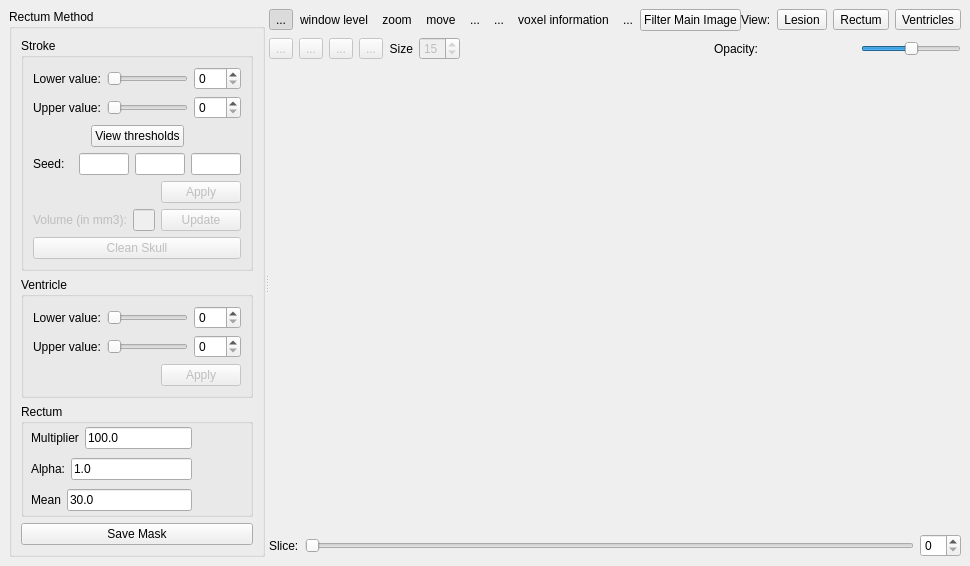
<ui version="4.0" >
 <class>QRectumSegmentationExtensionBase</class>
 <widget class="QWidget" name="QRectumSegmentationExtensionBase" >
  <property name="geometry" >
   <rect>
    <x>0</x>
    <y>0</y>
    <width>943</width>
    <height>566</height>
   </rect>
  </property>
  <property name="windowTitle" >
   <string>Form</string>
  </property>
  <layout class="QHBoxLayout" >
   <property name="margin" >
    <number>9</number>
   </property>
   <property name="spacing" >
    <number>6</number>
   </property>
   <item>
    <widget class="QSplitter" name="m_verticalSplitter" >
     <property name="orientation" >
      <enum>Qt::Horizontal</enum>
     </property>
     <widget class="QSplitter" name="m_horizontalSplitter" >
      <property name="orientation" >
       <enum>Qt::Vertical</enum>
      </property>
      <widget class="QGroupBox" name="m_rectumMethodGroupBox" >
       <property name="title" >
        <string>Rectum Method</string>
       </property>
       <layout class="QVBoxLayout" >
        <property name="margin" >
         <number>9</number>
        </property>
        <property name="spacing" >
         <number>6</number>
        </property>
        <item>
         <layout class="QVBoxLayout" >
          <property name="margin" >
           <number>0</number>
          </property>
          <property name="spacing" >
           <number>6</number>
          </property>
          <item>
           <widget class="QGroupBox" name="m_strokeGroupBox" >
            <property name="title" >
             <string>Stroke</string>
            </property>
            <layout class="QVBoxLayout" >
             <property name="margin" >
              <number>9</number>
             </property>
             <property name="spacing" >
              <number>6</number>
             </property>
             <item>
              <layout class="QHBoxLayout" >
               <property name="margin" >
                <number>0</number>
               </property>
               <property name="spacing" >
                <number>6</number>
               </property>
               <item>
                <widget class="QLabel" name="textLabel1_5" >
                 <property name="text" >
                  <string>Lower value:</string>
                 </property>
                </widget>
               </item>
               <item>
                <widget class="QSlider" name="m_lowerValueSlider" >
                 <property name="maximum" >
                  <number>255</number>
                 </property>
                 <property name="orientation" >
                  <enum>Qt::Horizontal</enum>
                 </property>
                </widget>
               </item>
               <item>
                <widget class="QSpinBox" name="m_lowerValueSpinBox" >
                 <property name="maximum" >
                  <number>255</number>
                 </property>
                </widget>
               </item>
              </layout>
             </item>
             <item>
              <layout class="QHBoxLayout" >
               <property name="margin" >
                <number>0</number>
               </property>
               <property name="spacing" >
                <number>6</number>
               </property>
               <item>
                <widget class="QLabel" name="textLabel1_6" >
                 <property name="text" >
                  <string>Upper value:</string>
                 </property>
                </widget>
               </item>
               <item>
                <widget class="QSlider" name="m_upperValueSlider" >
                 <property name="maximum" >
                  <number>255</number>
                 </property>
                 <property name="orientation" >
                  <enum>Qt::Horizontal</enum>
                 </property>
                </widget>
               </item>
               <item>
                <widget class="QSpinBox" name="m_upperValueSpinBox" >
                 <property name="maximum" >
                  <number>255</number>
                 </property>
                </widget>
               </item>
              </layout>
             </item>
             <item>
              <layout class="QHBoxLayout" >
               <property name="margin" >
                <number>0</number>
               </property>
               <property name="spacing" >
                <number>6</number>
               </property>
               <item>
                <spacer>
                 <property name="orientation" >
                  <enum>Qt::Horizontal</enum>
                 </property>
                 <property name="sizeHint" >
                  <size>
                   <width>40</width>
                   <height>20</height>
                  </size>
                 </property>
                </spacer>
               </item>
               <item>
                <widget class="QPushButton" name="m_viewThresholdButton" >
                 <property name="layoutDirection" >
                  <enum>Qt::RightToLeft</enum>
                 </property>
                 <property name="text" >
                  <string>View thresholds</string>
                 </property>
                </widget>
               </item>
               <item>
                <spacer>
                 <property name="orientation" >
                  <enum>Qt::Horizontal</enum>
                 </property>
                 <property name="sizeHint" >
                  <size>
                   <width>40</width>
                   <height>20</height>
                  </size>
                 </property>
                </spacer>
               </item>
              </layout>
             </item>
             <item>
              <layout class="QHBoxLayout" >
               <property name="margin" >
                <number>0</number>
               </property>
               <property name="spacing" >
                <number>6</number>
               </property>
               <item>
                <widget class="QLabel" name="m_seedLabel" >
                 <property name="enabled" >
                  <bool>true</bool>
                 </property>
                 <property name="text" >
                  <string>Seed:</string>
                 </property>
                </widget>
               </item>
               <item>
                <widget class="QLineEdit" name="m_seedXLineEdit" >
                 <property name="enabled" >
                  <bool>true</bool>
                 </property>
                 <property name="sizePolicy" >
                  <sizepolicy>
                   <hsizetype>4</hsizetype>
                   <vsizetype>0</vsizetype>
                   <horstretch>0</horstretch>
                   <verstretch>0</verstretch>
                  </sizepolicy>
                 </property>
                 <property name="maximumSize" >
                  <size>
                   <width>50</width>
                   <height>16777215</height>
                  </size>
                 </property>
                 <property name="readOnly" >
                  <bool>true</bool>
                 </property>
                </widget>
               </item>
               <item>
                <widget class="QLineEdit" name="m_seedYLineEdit" >
                 <property name="enabled" >
                  <bool>true</bool>
                 </property>
                 <property name="sizePolicy" >
                  <sizepolicy>
                   <hsizetype>4</hsizetype>
                   <vsizetype>0</vsizetype>
                   <horstretch>0</horstretch>
                   <verstretch>0</verstretch>
                  </sizepolicy>
                 </property>
                 <property name="maximumSize" >
                  <size>
                   <width>50</width>
                   <height>16777215</height>
                  </size>
                 </property>
                 <property name="readOnly" >
                  <bool>true</bool>
                 </property>
                </widget>
               </item>
               <item>
                <widget class="QLineEdit" name="m_seedZLineEdit" >
                 <property name="enabled" >
                  <bool>true</bool>
                 </property>
                 <property name="sizePolicy" >
                  <sizepolicy>
                   <hsizetype>4</hsizetype>
                   <vsizetype>0</vsizetype>
                   <horstretch>0</horstretch>
                   <verstretch>0</verstretch>
                  </sizepolicy>
                 </property>
                 <property name="maximumSize" >
                  <size>
                   <width>50</width>
                   <height>16777215</height>
                  </size>
                 </property>
                 <property name="readOnly" >
                  <bool>true</bool>
                 </property>
                </widget>
               </item>
              </layout>
             </item>
             <item>
              <widget class="QPushButton" name="m_applyMethodButton" >
               <property name="enabled" >
                <bool>false</bool>
               </property>
               <property name="sizePolicy" >
                <sizepolicy>
                 <hsizetype>0</hsizetype>
                 <vsizetype>0</vsizetype>
                 <horstretch>0</horstretch>
                 <verstretch>0</verstretch>
                </sizepolicy>
               </property>
               <property name="layoutDirection" >
                <enum>Qt::RightToLeft</enum>
               </property>
               <property name="text" >
                <string>Apply</string>
               </property>
              </widget>
             </item>
             <item>
              <layout class="QHBoxLayout" >
               <property name="margin" >
                <number>0</number>
               </property>
               <property name="spacing" >
                <number>6</number>
               </property>
               <item>
                <widget class="QLabel" name="m_resultsLabel" >
                 <property name="enabled" >
                  <bool>false</bool>
                 </property>
                 <property name="text" >
                  <string>Volume (in mm3):</string>
                 </property>
                </widget>
               </item>
               <item>
                <widget class="QLineEdit" name="m_resultsLineEdit" >
                 <property name="enabled" >
                  <bool>false</bool>
                 </property>
                 <property name="sizePolicy" >
                  <sizepolicy>
                   <hsizetype>4</hsizetype>
                   <vsizetype>0</vsizetype>
                   <horstretch>0</horstretch>
                   <verstretch>0</verstretch>
                  </sizepolicy>
                 </property>
                 <property name="maximumSize" >
                  <size>
                   <width>80</width>
                   <height>16777215</height>
                  </size>
                 </property>
                 <property name="readOnly" >
                  <bool>true</bool>
                 </property>
                </widget>
               </item>
               <item>
                <widget class="QPushButton" name="m_updateVolumeButton" >
                 <property name="enabled" >
                  <bool>false</bool>
                 </property>
                 <property name="sizePolicy" >
                  <sizepolicy>
                   <hsizetype>0</hsizetype>
                   <vsizetype>0</vsizetype>
                   <horstretch>0</horstretch>
                   <verstretch>0</verstretch>
                  </sizepolicy>
                 </property>
                 <property name="text" >
                  <string>Update</string>
                 </property>
                </widget>
               </item>
              </layout>
             </item>
             <item>
              <widget class="QPushButton" name="m_applyCleanSkullButton" >
               <property name="enabled" >
                <bool>false</bool>
               </property>
               <property name="text" >
                <string>Clean Skull</string>
               </property>
              </widget>
             </item>
            </layout>
           </widget>
          </item>
          <item>
           <widget class="QGroupBox" name="m_ventriclesGroupBox" >
            <property name="title" >
             <string>Ventricle</string>
            </property>
            <layout class="QVBoxLayout" >
             <property name="margin" >
              <number>9</number>
             </property>
             <property name="spacing" >
              <number>6</number>
             </property>
             <item>
              <layout class="QHBoxLayout" >
               <property name="margin" >
                <number>0</number>
               </property>
               <property name="spacing" >
                <number>6</number>
               </property>
               <item>
                <widget class="QLabel" name="textLabel1_3" >
                 <property name="text" >
                  <string>Lower value:</string>
                 </property>
                </widget>
               </item>
               <item>
                <widget class="QSlider" name="m_lowerValueVentriclesSlider" >
                 <property name="maximum" >
                  <number>255</number>
                 </property>
                 <property name="orientation" >
                  <enum>Qt::Horizontal</enum>
                 </property>
                </widget>
               </item>
               <item>
                <widget class="QSpinBox" name="m_lowerValueVentriclesSpinBox" >
                 <property name="maximum" >
                  <number>255</number>
                 </property>
                </widget>
               </item>
              </layout>
             </item>
             <item>
              <layout class="QHBoxLayout" >
               <property name="margin" >
                <number>0</number>
               </property>
               <property name="spacing" >
                <number>6</number>
               </property>
               <item>
                <widget class="QLabel" name="textLabel1_4" >
                 <property name="text" >
                  <string>Upper value:</string>
                 </property>
                </widget>
               </item>
               <item>
                <widget class="QSlider" name="m_upperValueVentriclesSlider" >
                 <property name="maximum" >
                  <number>255</number>
                 </property>
                 <property name="orientation" >
                  <enum>Qt::Horizontal</enum>
                 </property>
                </widget>
               </item>
               <item>
                <widget class="QSpinBox" name="m_upperValueVentriclesSpinBox" >
                 <property name="maximum" >
                  <number>255</number>
                 </property>
                </widget>
               </item>
              </layout>
             </item>
             <item>
              <widget class="QPushButton" name="m_applyVentriclesMethodButton" >
               <property name="enabled" >
                <bool>false</bool>
               </property>
               <property name="sizePolicy" >
                <sizepolicy>
                 <hsizetype>0</hsizetype>
                 <vsizetype>0</vsizetype>
                 <horstretch>0</horstretch>
                 <verstretch>0</verstretch>
                </sizepolicy>
               </property>
               <property name="layoutDirection" >
                <enum>Qt::RightToLeft</enum>
               </property>
               <property name="text" >
                <string>Apply</string>
               </property>
              </widget>
             </item>
            </layout>
           </widget>
          </item>
          <item>
           <widget class="QGroupBox" name="groupBox" >
            <property name="sizePolicy" >
             <sizepolicy>
              <hsizetype>7</hsizetype>
              <vsizetype>7</vsizetype>
              <horstretch>0</horstretch>
              <verstretch>0</verstretch>
             </sizepolicy>
            </property>
            <property name="title" >
             <string>Rectum</string>
            </property>
            <widget class="QWidget" name="layoutWidget_3" >
             <property name="geometry" >
              <rect>
               <x>10</x>
               <y>20</y>
               <width>161</width>
               <height>252</height>
              </rect>
             </property>
             <layout class="QVBoxLayout" >
              <property name="margin" >
               <number>0</number>
              </property>
              <property name="spacing" >
               <number>6</number>
              </property>
              <item>
               <layout class="QHBoxLayout" >
                <property name="margin" >
                 <number>0</number>
                </property>
                <property name="spacing" >
                 <number>6</number>
                </property>
                <item>
                 <widget class="QLabel" name="m_multiplierLabel" >
                  <property name="text" >
                   <string>Multiplier</string>
                  </property>
                 </widget>
                </item>
                <item>
                 <widget class="QLineEdit" name="m_multiplierEdit" >
                  <property name="text" >
                   <string>100.0</string>
                  </property>
                 </widget>
                </item>
               </layout>
              </item>
              <item>
               <layout class="QHBoxLayout" >
                <property name="margin" >
                 <number>0</number>
                </property>
                <property name="spacing" >
                 <number>6</number>
                </property>
                <item>
                 <widget class="QLabel" name="m_alphaLabel" >
                  <property name="text" >
                   <string>Alpha:</string>
                  </property>
                 </widget>
                </item>
                <item>
                 <widget class="QLineEdit" name="m_alphaEdit" >
                  <property name="text" >
                   <string>1.0</string>
                  </property>
                 </widget>
                </item>
               </layout>
              </item>
              <item>
               <layout class="QHBoxLayout" >
                <property name="margin" >
                 <number>0</number>
                </property>
                <property name="spacing" >
                 <number>6</number>
                </property>
                <item>
                 <widget class="QLabel" name="m_meanLabel" >
                  <property name="text" >
                   <string>Mean</string>
                  </property>
                 </widget>
                </item>
                <item>
                 <widget class="QLineEdit" name="m_meanEdit" >
                  <property name="text" >
                   <string>30.0</string>
                  </property>
                 </widget>
                </item>
               </layout>
              </item>
              <item>
               <layout class="QHBoxLayout" >
                <property name="margin" >
                 <number>0</number>
                </property>
                <property name="spacing" >
                 <number>6</number>
                </property>
                <item>
                 <widget class="QLabel" name="m_varianceLabel" >
                  <property name="text" >
                   <string>Variance</string>
                  </property>
                 </widget>
                </item>
                <item>
                 <widget class="QLineEdit" name="m_varianceEdit" >
                  <property name="text" >
                   <string>50.0</string>
                  </property>
                 </widget>
                </item>
               </layout>
              </item>
              <item>
               <layout class="QHBoxLayout" >
                <property name="margin" >
                 <number>0</number>
                </property>
                <property name="spacing" >
                 <number>6</number>
                </property>
                <item>
                 <widget class="QLabel" name="label_2" >
                  <property name="text" >
                   <string>Stopping Time</string>
                  </property>
                 </widget>
                </item>
                <item>
                 <widget class="QLineEdit" name="m_stoppingTimeEdit" >
                  <property name="text" >
                   <string>5.0</string>
                  </property>
                 </widget>
                </item>
               </layout>
              </item>
              <item>
               <layout class="QHBoxLayout" >
                <property name="margin" >
                 <number>0</number>
                </property>
                <property name="spacing" >
                 <number>6</number>
                </property>
                <item>
                 <widget class="QLabel" name="m_constantLabel" >
                  <property name="text" >
                   <string>K:</string>
                  </property>
                 </widget>
                </item>
                <item>
                 <widget class="QLineEdit" name="m_constantEdit" >
                  <property name="text" >
                   <string>0.0</string>
                  </property>
                 </widget>
                </item>
               </layout>
              </item>
              <item>
               <layout class="QHBoxLayout" >
                <property name="margin" >
                 <number>0</number>
                </property>
                <property name="spacing" >
                 <number>6</number>
                </property>
                <item>
                 <widget class="QLabel" name="m_volumeLabel" >
                  <property name="text" >
                   <string>Volume:</string>
                  </property>
                 </widget>
                </item>
                <item>
                 <widget class="QLineEdit" name="m_rectumVolumeLineEdit" />
                </item>
               </layout>
              </item>
              <item>
               <widget class="QPushButton" name="m_applyRectumMethodButton" >
                <property name="enabled" >
                 <bool>false</bool>
                </property>
                <property name="sizePolicy" >
                 <sizepolicy>
                  <hsizetype>0</hsizetype>
                  <vsizetype>0</vsizetype>
                  <horstretch>0</horstretch>
                  <verstretch>0</verstretch>
                 </sizepolicy>
                </property>
                <property name="layoutDirection" >
                 <enum>Qt::RightToLeft</enum>
                </property>
                <property name="text" >
                 <string>Apply</string>
                </property>
               </widget>
              </item>
             </layout>
            </widget>
           </widget>
          </item>
         </layout>
        </item>
        <item>
         <widget class="QPushButton" name="m_saveMaskPushButton" >
          <property name="text" >
           <string>Save Mask</string>
          </property>
         </widget>
        </item>
       </layout>
      </widget>
     </widget>
     <widget class="QWidget" name="layoutWidget" >
      <layout class="QVBoxLayout" >
       <property name="margin" >
        <number>0</number>
       </property>
       <property name="spacing" >
        <number>6</number>
       </property>
       <item>
        <layout class="QHBoxLayout" >
         <property name="margin" >
          <number>0</number>
         </property>
         <property name="spacing" >
          <number>0</number>
         </property>
         <item>
          <widget class="QToolButton" name="m_slicingToolButton" >
           <property name="text" >
            <string>...</string>
           </property>
           <property name="icon" >
            <iconset/>
           </property>
           <property name="iconSize" >
            <size>
             <width>32</width>
             <height>32</height>
            </size>
           </property>
           <property name="checkable" >
            <bool>true</bool>
           </property>
           <property name="checked" >
            <bool>true</bool>
           </property>
           <property name="autoRaise" >
            <bool>true</bool>
           </property>
          </widget>
         </item>
         <item>
          <widget class="QToolButton" name="m_windowLevelToolButton" >
           <property name="text" >
            <string>window level</string>
           </property>
           <property name="icon" >
            <iconset/>
           </property>
           <property name="iconSize" >
            <size>
             <width>32</width>
             <height>32</height>
            </size>
           </property>
           <property name="checkable" >
            <bool>true</bool>
           </property>
           <property name="autoRaise" >
            <bool>true</bool>
           </property>
          </widget>
         </item>
         <item>
          <widget class="QToolButton" name="m_zoomToolButton" >
           <property name="text" >
            <string>zoom</string>
           </property>
           <property name="icon" >
            <iconset/>
           </property>
           <property name="iconSize" >
            <size>
             <width>32</width>
             <height>32</height>
            </size>
           </property>
           <property name="checkable" >
            <bool>true</bool>
           </property>
           <property name="autoRaise" >
            <bool>true</bool>
           </property>
          </widget>
         </item>
         <item>
          <widget class="QToolButton" name="m_moveToolButton" >
           <property name="text" >
            <string>move</string>
           </property>
           <property name="icon" >
            <iconset/>
           </property>
           <property name="iconSize" >
            <size>
             <width>32</width>
             <height>32</height>
            </size>
           </property>
           <property name="checkable" >
            <bool>true</bool>
           </property>
           <property name="autoRaise" >
            <bool>true</bool>
           </property>
          </widget>
         </item>
         <item>
          <widget class="QToolButton" name="m_rotateClockWiseToolButton" >
           <property name="text" >
            <string>...</string>
           </property>
           <property name="icon" >
            <iconset/>
           </property>
           <property name="iconSize" >
            <size>
             <width>32</width>
             <height>32</height>
            </size>
           </property>
           <property name="autoRaise" >
            <bool>true</bool>
           </property>
          </widget>
         </item>
         <item>
          <widget class="QToolButton" name="m_editorToolButton" >
           <property name="text" >
            <string>...</string>
           </property>
           <property name="icon" >
            <iconset/>
           </property>
           <property name="iconSize" >
            <size>
             <width>32</width>
             <height>32</height>
            </size>
           </property>
           <property name="checkable" >
            <bool>true</bool>
           </property>
           <property name="autoRaise" >
            <bool>true</bool>
           </property>
          </widget>
         </item>
         <item>
          <widget class="QToolButton" name="m_voxelInformationToolButton" >
           <property name="layoutDirection" >
            <enum>Qt::LeftToRight</enum>
           </property>
           <property name="text" >
            <string>voxel information</string>
           </property>
           <property name="icon" >
            <iconset/>
           </property>
           <property name="iconSize" >
            <size>
             <width>32</width>
             <height>32</height>
            </size>
           </property>
           <property name="checkable" >
            <bool>true</bool>
           </property>
           <property name="autoRaise" >
            <bool>true</bool>
           </property>
          </widget>
         </item>
         <item>
          <widget class="QToolButton" name="m_seedToolButton" >
           <property name="text" >
            <string>...</string>
           </property>
           <property name="icon" >
            <iconset/>
           </property>
           <property name="iconSize" >
            <size>
             <width>32</width>
             <height>32</height>
            </size>
           </property>
           <property name="checkable" >
            <bool>true</bool>
           </property>
           <property name="autoRaise" >
            <bool>true</bool>
           </property>
          </widget>
         </item>
         <item>
          <widget class="QPushButton" name="m_filterPushButton" >
           <property name="text" >
            <string>Filter Main Image</string>
           </property>
          </widget>
         </item>
         <item>
          <spacer>
           <property name="orientation" >
            <enum>Qt::Horizontal</enum>
           </property>
           <property name="sizeHint" >
            <size>
             <width>40</width>
             <height>20</height>
            </size>
           </property>
          </spacer>
         </item>
         <item>
          <layout class="QHBoxLayout" >
           <property name="margin" >
            <number>0</number>
           </property>
           <property name="spacing" >
            <number>6</number>
           </property>
           <item>
            <widget class="QLabel" name="m_viewLabel" >
             <property name="text" >
              <string>View:</string>
             </property>
            </widget>
           </item>
           <item>
            <widget class="QToolButton" name="m_lesionViewToolButton" >
             <property name="text" >
              <string>Lesion</string>
             </property>
            </widget>
           </item>
           <item>
            <widget class="QToolButton" name="m_rectumViewToolButton" >
             <property name="text" >
              <string>Rectum</string>
             </property>
            </widget>
           </item>
           <item>
            <widget class="QToolButton" name="m_ventriclesViewToolButton" >
             <property name="text" >
              <string>Ventricles</string>
             </property>
            </widget>
           </item>
          </layout>
         </item>
        </layout>
       </item>
       <item>
        <layout class="QHBoxLayout" >
         <property name="margin" >
          <number>0</number>
         </property>
         <property name="spacing" >
          <number>6</number>
         </property>
         <item>
          <layout class="QHBoxLayout" >
           <property name="margin" >
            <number>0</number>
           </property>
           <property name="spacing" >
            <number>6</number>
           </property>
           <item>
            <widget class="QToolButton" name="m_paintButton" >
             <property name="enabled" >
              <bool>false</bool>
             </property>
             <property name="text" >
              <string>...</string>
             </property>
             <property name="icon" >
              <iconset/>
             </property>
            </widget>
           </item>
           <item>
            <widget class="QToolButton" name="m_eraseButton" >
             <property name="enabled" >
              <bool>false</bool>
             </property>
             <property name="text" >
              <string>...</string>
             </property>
             <property name="icon" >
              <iconset/>
             </property>
            </widget>
           </item>
           <item>
            <widget class="QToolButton" name="m_eraseSliceButton" >
             <property name="enabled" >
              <bool>false</bool>
             </property>
             <property name="text" >
              <string>...</string>
             </property>
             <property name="icon" >
              <iconset/>
             </property>
            </widget>
           </item>
           <item>
            <widget class="QToolButton" name="m_eraseRegionButton" >
             <property name="enabled" >
              <bool>false</bool>
             </property>
             <property name="text" >
              <string>...</string>
             </property>
             <property name="icon" >
              <iconset/>
             </property>
            </widget>
           </item>
           <item>
            <widget class="QLabel" name="label_3" >
             <property name="text" >
              <string>Size</string>
             </property>
             <property name="alignment" >
              <set>Qt::AlignRight|Qt::AlignTrailing|Qt::AlignVCenter</set>
             </property>
            </widget>
           </item>
           <item>
            <widget class="QSpinBox" name="m_editorSize" >
             <property name="enabled" >
              <bool>false</bool>
             </property>
             <property name="minimum" >
              <number>0</number>
             </property>
             <property name="value" >
              <number>15</number>
             </property>
            </widget>
           </item>
          </layout>
         </item>
         <item>
          <layout class="QHBoxLayout" >
           <property name="margin" >
            <number>0</number>
           </property>
           <property name="spacing" >
            <number>6</number>
           </property>
           <item>
            <spacer>
             <property name="orientation" >
              <enum>Qt::Horizontal</enum>
             </property>
             <property name="sizeHint" >
              <size>
               <width>40</width>
               <height>20</height>
              </size>
             </property>
            </spacer>
           </item>
           <item>
            <layout class="QHBoxLayout" >
             <property name="margin" >
              <number>0</number>
             </property>
             <property name="spacing" >
              <number>6</number>
             </property>
             <item>
              <widget class="QLabel" name="m_opacitiyLabel" >
               <property name="text" >
                <string>Opacity:</string>
               </property>
              </widget>
             </item>
             <item>
              <widget class="QSlider" name="m_opacitySlider" >
               <property name="maximumSize" >
                <size>
                 <width>100</width>
                 <height>16777215</height>
                </size>
               </property>
               <property name="maximum" >
                <number>100</number>
               </property>
               <property name="value" >
                <number>50</number>
               </property>
               <property name="orientation" >
                <enum>Qt::Horizontal</enum>
               </property>
              </widget>
             </item>
            </layout>
           </item>
          </layout>
         </item>
        </layout>
       </item>
       <item>
        <layout class="QVBoxLayout" >
         <property name="margin" >
          <number>0</number>
         </property>
         <property name="spacing" >
          <number>6</number>
         </property>
         <item>
          <widget class="udg::Q2DViewer" native="1" name="m_2DView" >
           <property name="sizePolicy" >
            <sizepolicy>
             <hsizetype>7</hsizetype>
             <vsizetype>7</vsizetype>
             <horstretch>0</horstretch>
             <verstretch>0</verstretch>
            </sizepolicy>
           </property>
           <property name="maximumSize" >
            <size>
             <width>100000</width>
             <height>100000</height>
            </size>
           </property>
          </widget>
         </item>
         <item>
          <layout class="QHBoxLayout" >
           <property name="margin" >
            <number>0</number>
           </property>
           <property name="spacing" >
            <number>6</number>
           </property>
           <item>
            <widget class="QLabel" name="m_sliceLabel" >
             <property name="text" >
              <string>Slice:</string>
             </property>
            </widget>
           </item>
           <item>
            <widget class="QSlider" name="m_sliceViewSlider" >
             <property name="orientation" >
              <enum>Qt::Horizontal</enum>
             </property>
            </widget>
           </item>
           <item>
            <widget class="QSpinBox" name="m_sliceSpinBox" />
           </item>
          </layout>
         </item>
        </layout>
       </item>
      </layout>
     </widget>
    </widget>
   </item>
  </layout>
 </widget>
 <customwidgets>
  <customwidget>
   <class>udg::Q2DViewer</class>
   <extends>QWidget</extends>
   <header>q2dviewer.h</header>
  </customwidget>
 </customwidgets>
 <resources>
  <include location="../../../main/main.qrc" />
 </resources>
 <connections>
  <connection>
   <sender>m_sliceViewSlider</sender>
   <signal>valueChanged(int)</signal>
   <receiver>m_sliceSpinBox</receiver>
   <slot>setValue(int)</slot>
   <hints>
    <hint type="sourcelabel" >
     <x>644</x>
     <y>574</y>
    </hint>
    <hint type="destinationlabel" >
     <x>892</x>
     <y>574</y>
    </hint>
   </hints>
  </connection>
  <connection>
   <sender>m_sliceSpinBox</sender>
   <signal>valueChanged(int)</signal>
   <receiver>m_sliceViewSlider</receiver>
   <slot>setValue(int)</slot>
   <hints>
    <hint type="sourcelabel" >
     <x>892</x>
     <y>574</y>
    </hint>
    <hint type="destinationlabel" >
     <x>644</x>
     <y>574</y>
    </hint>
   </hints>
  </connection>
  <connection>
   <sender>m_lowerValueSlider</sender>
   <signal>valueChanged(int)</signal>
   <receiver>m_lowerValueSpinBox</receiver>
   <slot>setValue(int)</slot>
   <hints>
    <hint type="sourcelabel" >
     <x>163</x>
     <y>76</y>
    </hint>
    <hint type="destinationlabel" >
     <x>251</x>
     <y>76</y>
    </hint>
   </hints>
  </connection>
  <connection>
   <sender>m_lowerValueSpinBox</sender>
   <signal>valueChanged(int)</signal>
   <receiver>m_lowerValueSlider</receiver>
   <slot>setValue(int)</slot>
   <hints>
    <hint type="sourcelabel" >
     <x>251</x>
     <y>76</y>
    </hint>
    <hint type="destinationlabel" >
     <x>169</x>
     <y>76</y>
    </hint>
   </hints>
  </connection>
  <connection>
   <sender>m_upperValueVentriclesSpinBox</sender>
   <signal>valueChanged(int)</signal>
   <receiver>m_upperValueVentriclesSlider</receiver>
   <slot>setValue(int)</slot>
   <hints>
    <hint type="sourcelabel" >
     <x>251</x>
     <y>345</y>
    </hint>
    <hint type="destinationlabel" >
     <x>163</x>
     <y>345</y>
    </hint>
   </hints>
  </connection>
  <connection>
   <sender>m_upperValueVentriclesSlider</sender>
   <signal>valueChanged(int)</signal>
   <receiver>m_upperValueVentriclesSpinBox</receiver>
   <slot>setValue(int)</slot>
   <hints>
    <hint type="sourcelabel" >
     <x>163</x>
     <y>345</y>
    </hint>
    <hint type="destinationlabel" >
     <x>251</x>
     <y>345</y>
    </hint>
   </hints>
  </connection>
  <connection>
   <sender>m_upperValueSlider</sender>
   <signal>valueChanged(int)</signal>
   <receiver>m_upperValueSpinBox</receiver>
   <slot>setValue(int)</slot>
   <hints>
    <hint type="sourcelabel" >
     <x>163</x>
     <y>107</y>
    </hint>
    <hint type="destinationlabel" >
     <x>251</x>
     <y>107</y>
    </hint>
   </hints>
  </connection>
  <connection>
   <sender>m_upperValueSpinBox</sender>
   <signal>valueChanged(int)</signal>
   <receiver>m_upperValueSlider</receiver>
   <slot>setValue(int)</slot>
   <hints>
    <hint type="sourcelabel" >
     <x>251</x>
     <y>107</y>
    </hint>
    <hint type="destinationlabel" >
     <x>163</x>
     <y>107</y>
    </hint>
   </hints>
  </connection>
  <connection>
   <sender>m_lowerValueVentriclesSlider</sender>
   <signal>valueChanged(int)</signal>
   <receiver>m_lowerValueVentriclesSpinBox</receiver>
   <slot>setValue(int)</slot>
   <hints>
    <hint type="sourcelabel" >
     <x>163</x>
     <y>314</y>
    </hint>
    <hint type="destinationlabel" >
     <x>251</x>
     <y>314</y>
    </hint>
   </hints>
  </connection>
  <connection>
   <sender>m_lowerValueVentriclesSpinBox</sender>
   <signal>valueChanged(int)</signal>
   <receiver>m_lowerValueVentriclesSlider</receiver>
   <slot>setValue(int)</slot>
   <hints>
    <hint type="sourcelabel" >
     <x>251</x>
     <y>314</y>
    </hint>
    <hint type="destinationlabel" >
     <x>163</x>
     <y>314</y>
    </hint>
   </hints>
  </connection>
 </connections>
</ui>
